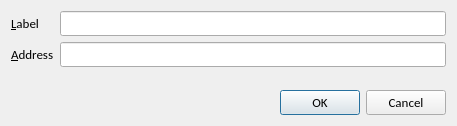
<?xml version="1.0" encoding="UTF-8"?>
<ui version="4.0">
 <class>EditAddressDialog</class>
 <widget class="QDialog" name="EditAddressDialog">
  <property name="geometry">
   <rect>
    <x>0</x>
    <y>0</y>
    <width>457</width>
    <height>126</height>
   </rect>
  </property>
  <property name="font">
   <font>
    <family>Calibri</family>
    <pointsize>10</pointsize>
   </font>
  </property>
  <property name="windowTitle">
   <string>Edit Address</string>
  </property>
  <layout class="QVBoxLayout" name="verticalLayout">
   <item>
    <layout class="QFormLayout" name="formLayout">
     <property name="fieldGrowthPolicy">
      <enum>QFormLayout::AllNonFixedFieldsGrow</enum>
     </property>
     <item row="0" column="0">
      <widget class="QLabel" name="label">
       <property name="text">
        <string>&amp;Label</string>
       </property>
       <property name="buddy">
        <cstring>labelEdit</cstring>
       </property>
      </widget>
     </item>
     <item row="0" column="1">
      <widget class="QLineEdit" name="labelEdit">
       <property name="toolTip">
        <string>The label associated with this address list entry</string>
       </property>
      </widget>
     </item>
     <item row="1" column="0">
      <widget class="QLabel" name="label_2">
       <property name="text">
        <string>&amp;Address</string>
       </property>
       <property name="buddy">
        <cstring>addressEdit</cstring>
       </property>
      </widget>
     </item>
     <item row="1" column="1">
      <widget class="QValidatedLineEdit" name="addressEdit">
       <property name="toolTip">
        <string>The address associated with this address list entry. This can only be modified for sending addresses.</string>
       </property>
      </widget>
     </item>
    </layout>
   </item>
   <item>
    <widget class="QDialogButtonBox" name="buttonBox">
     <property name="orientation">
      <enum>Qt::Horizontal</enum>
     </property>
     <property name="standardButtons">
      <set>QDialogButtonBox::Cancel|QDialogButtonBox::Ok</set>
     </property>
    </widget>
   </item>
  </layout>
 </widget>
 <customwidgets>
  <customwidget>
   <class>QValidatedLineEdit</class>
   <extends>QLineEdit</extends>
   <header>qt/qvalidatedlineedit.h</header>
  </customwidget>
 </customwidgets>
 <resources/>
 <connections>
  <connection>
   <sender>buttonBox</sender>
   <signal>accepted()</signal>
   <receiver>EditAddressDialog</receiver>
   <slot>accept()</slot>
   <hints>
    <hint type="sourcelabel">
     <x>20</x>
     <y>20</y>
    </hint>
    <hint type="destinationlabel">
     <x>20</x>
     <y>20</y>
    </hint>
   </hints>
  </connection>
  <connection>
   <sender>buttonBox</sender>
   <signal>rejected()</signal>
   <receiver>EditAddressDialog</receiver>
   <slot>reject()</slot>
   <hints>
    <hint type="sourcelabel">
     <x>20</x>
     <y>20</y>
    </hint>
    <hint type="destinationlabel">
     <x>20</x>
     <y>20</y>
    </hint>
   </hints>
  </connection>
 </connections>
</ui>
